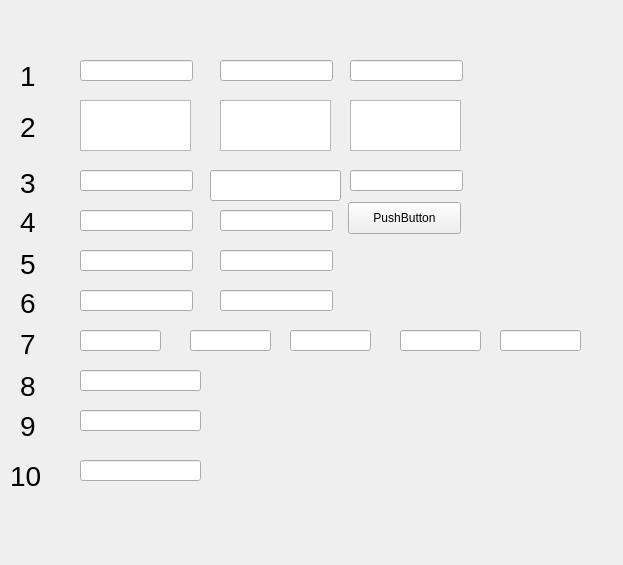
<?xml version="1.0" encoding="UTF-8"?>
<ui version="4.0">
 <class>Form</class>
 <widget class="QWidget" name="Form">
  <property name="geometry">
   <rect>
    <x>0</x>
    <y>0</y>
    <width>623</width>
    <height>565</height>
   </rect>
  </property>
  <property name="windowTitle">
   <string>Form</string>
  </property>
  <widget class="QLineEdit" name="lineEdit">
   <property name="geometry">
    <rect>
     <x>80</x>
     <y>60</y>
     <width>113</width>
     <height>21</height>
    </rect>
   </property>
  </widget>
  <widget class="QLineEdit" name="lineEdit_2">
   <property name="geometry">
    <rect>
     <x>220</x>
     <y>60</y>
     <width>113</width>
     <height>21</height>
    </rect>
   </property>
  </widget>
  <widget class="QLineEdit" name="lineEdit_3">
   <property name="geometry">
    <rect>
     <x>350</x>
     <y>60</y>
     <width>113</width>
     <height>21</height>
    </rect>
   </property>
  </widget>
  <widget class="QTextEdit" name="textEdit">
   <property name="geometry">
    <rect>
     <x>80</x>
     <y>100</y>
     <width>111</width>
     <height>51</height>
    </rect>
   </property>
  </widget>
  <widget class="QTextEdit" name="textEdit_2">
   <property name="geometry">
    <rect>
     <x>220</x>
     <y>100</y>
     <width>111</width>
     <height>51</height>
    </rect>
   </property>
  </widget>
  <widget class="QTextEdit" name="textEdit_3">
   <property name="geometry">
    <rect>
     <x>350</x>
     <y>100</y>
     <width>111</width>
     <height>51</height>
    </rect>
   </property>
  </widget>
  <widget class="QLineEdit" name="lineEdit_4">
   <property name="geometry">
    <rect>
     <x>350</x>
     <y>170</y>
     <width>113</width>
     <height>21</height>
    </rect>
   </property>
  </widget>
  <widget class="QLineEdit" name="lineEdit_5">
   <property name="geometry">
    <rect>
     <x>210</x>
     <y>170</y>
     <width>131</width>
     <height>31</height>
    </rect>
   </property>
  </widget>
  <widget class="QLineEdit" name="lineEdit_6">
   <property name="geometry">
    <rect>
     <x>80</x>
     <y>170</y>
     <width>113</width>
     <height>21</height>
    </rect>
   </property>
  </widget>
  <widget class="QLineEdit" name="lineEdit_7">
   <property name="geometry">
    <rect>
     <x>220</x>
     <y>210</y>
     <width>113</width>
     <height>21</height>
    </rect>
   </property>
  </widget>
  <widget class="QLineEdit" name="lineEdit_8">
   <property name="geometry">
    <rect>
     <x>80</x>
     <y>210</y>
     <width>113</width>
     <height>21</height>
    </rect>
   </property>
  </widget>
  <widget class="QPushButton" name="pushButton">
   <property name="geometry">
    <rect>
     <x>348</x>
     <y>202</y>
     <width>113</width>
     <height>32</height>
    </rect>
   </property>
   <property name="text">
    <string>PushButton</string>
   </property>
  </widget>
  <widget class="QLineEdit" name="lineEdit_9">
   <property name="geometry">
    <rect>
     <x>80</x>
     <y>250</y>
     <width>113</width>
     <height>21</height>
    </rect>
   </property>
  </widget>
  <widget class="QLineEdit" name="lineEdit_10">
   <property name="geometry">
    <rect>
     <x>220</x>
     <y>250</y>
     <width>113</width>
     <height>21</height>
    </rect>
   </property>
  </widget>
  <widget class="QLineEdit" name="lineEdit_11">
   <property name="geometry">
    <rect>
     <x>80</x>
     <y>290</y>
     <width>113</width>
     <height>21</height>
    </rect>
   </property>
  </widget>
  <widget class="QLineEdit" name="lineEdit_12">
   <property name="geometry">
    <rect>
     <x>220</x>
     <y>290</y>
     <width>113</width>
     <height>21</height>
    </rect>
   </property>
  </widget>
  <widget class="QLineEdit" name="lineEdit_14">
   <property name="geometry">
    <rect>
     <x>80</x>
     <y>330</y>
     <width>81</width>
     <height>21</height>
    </rect>
   </property>
  </widget>
  <widget class="QLineEdit" name="lineEdit_15">
   <property name="geometry">
    <rect>
     <x>190</x>
     <y>330</y>
     <width>81</width>
     <height>21</height>
    </rect>
   </property>
  </widget>
  <widget class="QLineEdit" name="lineEdit_16">
   <property name="geometry">
    <rect>
     <x>290</x>
     <y>330</y>
     <width>81</width>
     <height>21</height>
    </rect>
   </property>
  </widget>
  <widget class="QLineEdit" name="lineEdit_17">
   <property name="geometry">
    <rect>
     <x>400</x>
     <y>330</y>
     <width>81</width>
     <height>21</height>
    </rect>
   </property>
  </widget>
  <widget class="QLineEdit" name="lineEdit_18">
   <property name="geometry">
    <rect>
     <x>500</x>
     <y>330</y>
     <width>81</width>
     <height>21</height>
    </rect>
   </property>
  </widget>
  <widget class="QLineEdit" name="lineEdit_19">
   <property name="geometry">
    <rect>
     <x>80</x>
     <y>370</y>
     <width>121</width>
     <height>21</height>
    </rect>
   </property>
  </widget>
  <widget class="QLabel" name="label">
   <property name="geometry">
    <rect>
     <x>20</x>
     <y>60</y>
     <width>31</width>
     <height>31</height>
    </rect>
   </property>
   <property name="font">
    <font>
     <pointsize>21</pointsize>
    </font>
   </property>
   <property name="text">
    <string>1</string>
   </property>
  </widget>
  <widget class="QLabel" name="label_2">
   <property name="geometry">
    <rect>
     <x>20</x>
     <y>111</y>
     <width>31</width>
     <height>31</height>
    </rect>
   </property>
   <property name="font">
    <font>
     <pointsize>21</pointsize>
    </font>
   </property>
   <property name="text">
    <string>2</string>
   </property>
  </widget>
  <widget class="QLabel" name="label_3">
   <property name="geometry">
    <rect>
     <x>20</x>
     <y>167</y>
     <width>31</width>
     <height>31</height>
    </rect>
   </property>
   <property name="font">
    <font>
     <pointsize>21</pointsize>
    </font>
   </property>
   <property name="text">
    <string>3</string>
   </property>
  </widget>
  <widget class="QLabel" name="label_4">
   <property name="geometry">
    <rect>
     <x>20</x>
     <y>206</y>
     <width>31</width>
     <height>31</height>
    </rect>
   </property>
   <property name="font">
    <font>
     <pointsize>21</pointsize>
    </font>
   </property>
   <property name="text">
    <string>4</string>
   </property>
  </widget>
  <widget class="QLabel" name="label_5">
   <property name="geometry">
    <rect>
     <x>20</x>
     <y>248</y>
     <width>31</width>
     <height>31</height>
    </rect>
   </property>
   <property name="font">
    <font>
     <pointsize>21</pointsize>
    </font>
   </property>
   <property name="text">
    <string>5</string>
   </property>
  </widget>
  <widget class="QLabel" name="label_6">
   <property name="geometry">
    <rect>
     <x>20</x>
     <y>287</y>
     <width>31</width>
     <height>31</height>
    </rect>
   </property>
   <property name="font">
    <font>
     <pointsize>21</pointsize>
    </font>
   </property>
   <property name="text">
    <string>6</string>
   </property>
  </widget>
  <widget class="QLabel" name="label_7">
   <property name="geometry">
    <rect>
     <x>20</x>
     <y>328</y>
     <width>31</width>
     <height>31</height>
    </rect>
   </property>
   <property name="font">
    <font>
     <pointsize>21</pointsize>
    </font>
   </property>
   <property name="text">
    <string>7</string>
   </property>
  </widget>
  <widget class="QLabel" name="label_8">
   <property name="geometry">
    <rect>
     <x>20</x>
     <y>370</y>
     <width>31</width>
     <height>31</height>
    </rect>
   </property>
   <property name="font">
    <font>
     <pointsize>21</pointsize>
    </font>
   </property>
   <property name="text">
    <string>8</string>
   </property>
  </widget>
  <widget class="QLineEdit" name="lineEdit_20">
   <property name="geometry">
    <rect>
     <x>80</x>
     <y>410</y>
     <width>121</width>
     <height>21</height>
    </rect>
   </property>
   <property name="text">
    <string/>
   </property>
  </widget>
  <widget class="QLabel" name="label_9">
   <property name="geometry">
    <rect>
     <x>20</x>
     <y>410</y>
     <width>31</width>
     <height>31</height>
    </rect>
   </property>
   <property name="font">
    <font>
     <pointsize>21</pointsize>
    </font>
   </property>
   <property name="text">
    <string>9</string>
   </property>
  </widget>
  <widget class="QLabel" name="label_10">
   <property name="geometry">
    <rect>
     <x>10</x>
     <y>460</y>
     <width>31</width>
     <height>31</height>
    </rect>
   </property>
   <property name="font">
    <font>
     <pointsize>21</pointsize>
    </font>
   </property>
   <property name="text">
    <string>10</string>
   </property>
  </widget>
  <widget class="QLineEdit" name="lineEdit_21">
   <property name="geometry">
    <rect>
     <x>80</x>
     <y>460</y>
     <width>121</width>
     <height>21</height>
    </rect>
   </property>
   <property name="text">
    <string/>
   </property>
  </widget>
 </widget>
 <resources/>
 <connections/>
</ui>
